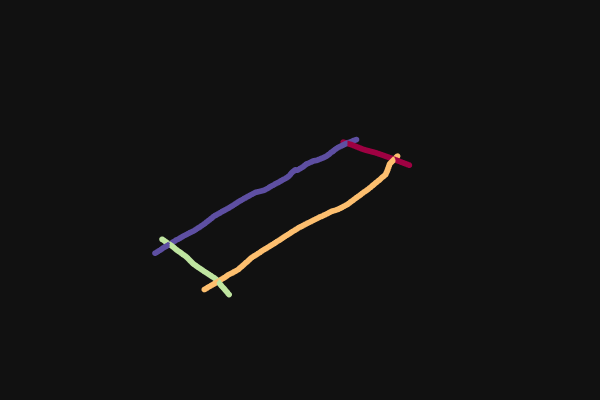

Here is the notebook cell this chart was saved with:
### Markdown cell above
1. Run model **ert_proc_coord_processing_v2*
    * select desired input linestring
    * model interpolates pts along geometry and samples dtm from dtm.tif in qgis project folder
    * model exports data to **C:\tmp\crd_proc_tmp.gpkg**
2. Select project and crd mode and run processing:
    * crd -output spatial gpkg - **ert_pt**
    * plan - output spatial gpkg - **ert_plan_pt**

### Code cell
prj = Project("budmerice")

gpkg_rec_ls(prj)
gdf = gpkg_coord_pt(prj=prj, mode="crd")
csv_topo(prj)
fig = plot_coords_3d(gdf)

### Figure 1 — Plotly figure (JSON) as saved in the notebook; plotly's stock layout.template omitted (floating-point values rounded to 4 significant figures; data arrays with more than 128 entries replaced by an {"elided": "..."} marker saying what was removed)
{"data": [{"customdata": {"elided": "678x3 float values"}, "hovertemplate": "ID_line:%{customdata[0]}<br>ld:%{customdata[1]}<br>ld_hor:%{customdata[2]}<br>", "marker": {"color": {"elided": "678 int values"}, "colorscale": [[0, "rgb(158,1,66)"], [0.1, "rgb(213,62,79)"], [0.2, "rgb(244,109,67)"], [0.3, "rgb(253,174,97)"], [0.4, "rgb(254,224,139)"], [0.5, "rgb(255,255,191)"], [0.6, "rgb(230,245,152)"], [0.7, "rgb(171,221,164)"], [0.8, "rgb(102,194,165)"], [0.9, "rgb(50,136,189)"], [1, "rgb(94,79,162)"]], "size": 2}, "mode": "markers", "type": "scatter3d", "x": {"elided": "678 float values"}, "y": {"elided": "678 float values"}, "z": {"elided": "678 float values"}}], "layout": {"height": 400, "margin": {"b": 0, "l": 0, "r": 0, "t": 0}, "scene": {"aspectmode": "data", "aspectratio": {"x": 1, "y": 1, "z": 1}, "camera": {"eye": {"x": 3.5, "y": 3.5, "z": 3.5}}, "xaxis": {"visible": false}, "yaxis": {"visible": false}, "zaxis": {"visible": false}}, "width": 600}}
